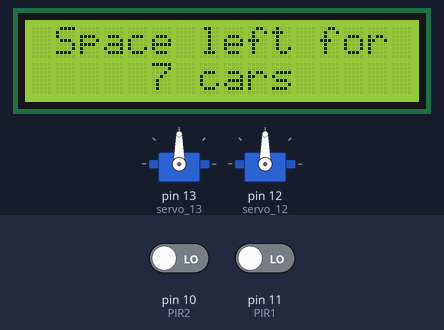
Recording of a sketch running on a simulated Arduino Uno, built with avr-gcc and run on an emulated ATmega328P. On the bench: 2 × servo, 16×2 character LCD. Inputs (shaded band) come from the test bench; at power-on: pin 11 (PIR1) LOW, pin 10 (PIR2) LOW. What the sketch prints to the serial monitor is not drawn.

Above: at 1.2 s.
1.3 s: pin 11 (PIR1) driven HIGH
At 1.71 s:
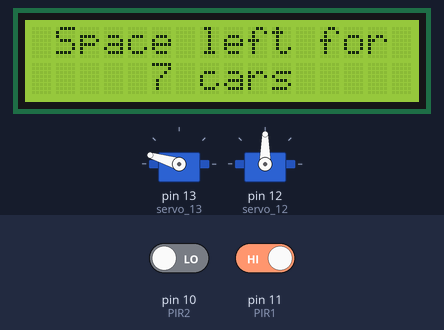
At 2.7 s:
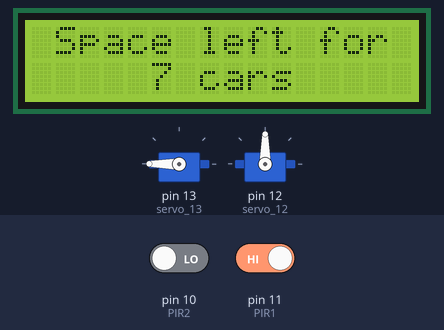
3.2 s: pin 10 (PIR2) driven HIGH and pin 11 (PIR1) driven LOW
At 6.8 s:
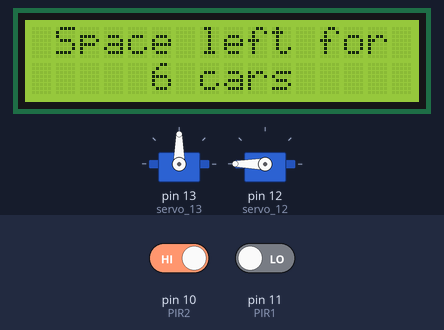
Timing chart, 0 to 10.7 s (numbered marks = the images above; inputs shaded):
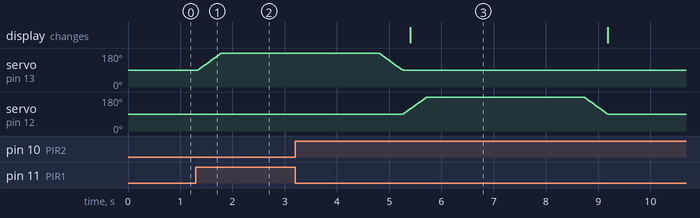

Measured:
- after the input at 1.3 s, servo on pin 13 (servo_13): moves from 90° to 180° over 0.46 s, starting at once
- after the input at 3.2 s, servo on pin 13 (servo_13): goes on until 5.3 s, then stays 90°; servo on pin 12 (servo_12): rises from 90° to 180° in 0.45 s, then falls to 90° in 3.5 s

The sketch:

Smart_Parking_System.ino
```cpp
#include <Servo.h>
#include <LiquidCrystal.h>

LiquidCrystal lcd(2,3,4,5,6,7);

int PIR1 = 11;
int PIR2 = 10;

Servo servo_13;
Servo servo_12;
int position1 = 90;
int position2 = 90;

//int i = 0;
//int j = 0;
//int k = 0;

int available = 7;
int total = 7;

void setup()
{
  pinMode(PIR1, INPUT);
  pinMode(PIR2, INPUT);

  servo_13.attach(13, 500, 2500);
  servo_12.attach(12, 500, 2500);

  servo_13.write(90);
  servo_12.write(90);

  Serial.begin(9600);
  lcd.begin(16, 2);
}

void loop()
{

  int gate1 = digitalRead(PIR1);
  int gate2 = digitalRead(PIR2);

  Serial.print("Gate 1: ");
  Serial.println(gate1);
  Serial.print("Gate 2: ");
  Serial.println(gate2);

  if (available == 1){
    //lcd.clear();
  lcd.setCursor(1,0);
  lcd.print("Space left for");
  lcd.setCursor(0,1);
    lcd.print("     ");
  lcd.print(available);
  lcd.print(" car      ");
  }
  else if (available >= 1){
  //lcd.clear();
  lcd.setCursor(1,0);
  lcd.print("Space left for");
    lcd.setCursor(0,1);
    lcd.print("     ");
  lcd.print(available);
  lcd.print(" cars      ");
  }
  else{
    //lcd.clear();
    lcd.setCursor(0,0);
    lcd.print("     Sorry!      ");
    lcd.setCursor(1,1);
    lcd.print("No place left!");
  }

  if (gate1 == 1) {
    if(available != 0){
      available--;
      servo1open();
      servo1close();
    }
  }

  else if (gate2 == 1) {
    if(available != total){
      available++;
      servo2open();
      servo2close();
    }
  }


}

//SERVO 1
void servo1open(){

  for (position1 = 90; position1 <= 180; position1 += 1) {
    servo_13.write(position1);
    delay(5);
  }
  delay(3000);
}

void servo1close(){
  for (position1 = 180; position1 >= 90; position1 -= 1) {
    servo_13.write(position1);
    delay(5);
  }
  //delay(2000);
}

//SERVO 2
void servo2open(){

  for (position2 = 90; position2 <= 180; position2 += 1) {
    servo_12.write(position2);
    delay(5);
  }
  delay(3000);
}

void servo2close(){
  for (position2 = 180; position2 >= 90; position2 -= 1) {
    servo_12.write(position2);
    delay(5);
  }
  //delay(2000);
}
```
